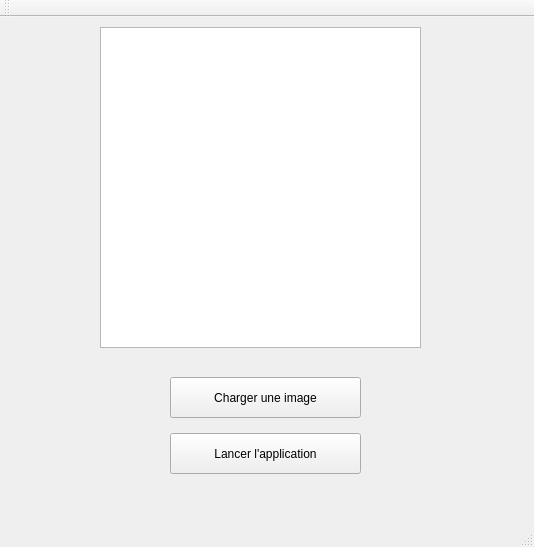
<?xml version="1.0" encoding="UTF-8"?>
<ui version="4.0">
 <class>MainWindow</class>
 <widget class="QMainWindow" name="MainWindow">
  <property name="geometry">
   <rect>
    <x>0</x>
    <y>0</y>
    <width>534</width>
    <height>547</height>
   </rect>
  </property>
  <property name="windowTitle">
   <string>MainWindow</string>
  </property>
  <widget class="QWidget" name="centralWidget">
   <widget class="QPushButton" name="pushButton">
    <property name="geometry">
     <rect>
      <x>170</x>
      <y>416</y>
      <width>191</width>
      <height>41</height>
     </rect>
    </property>
    <property name="text">
     <string>Lancer l'application</string>
    </property>
   </widget>
   <widget class="QPushButton" name="pushButton_2">
    <property name="geometry">
     <rect>
      <x>170</x>
      <y>360</y>
      <width>191</width>
      <height>41</height>
     </rect>
    </property>
    <property name="text">
     <string>Charger une image</string>
    </property>
   </widget>
   <widget class="QGraphicsView" name="graphicsView">
    <property name="geometry">
     <rect>
      <x>100</x>
      <y>10</y>
      <width>321</width>
      <height>321</height>
     </rect>
    </property>
   </widget>
  </widget>
  <widget class="QMenuBar" name="menuBar">
   <property name="geometry">
    <rect>
     <x>0</x>
     <y>0</y>
     <width>534</width>
     <height>25</height>
    </rect>
   </property>
  </widget>
  <widget class="QToolBar" name="mainToolBar">
   <attribute name="toolBarArea">
    <enum>TopToolBarArea</enum>
   </attribute>
   <attribute name="toolBarBreak">
    <bool>false</bool>
   </attribute>
  </widget>
  <widget class="QStatusBar" name="statusBar"/>
 </widget>
 <layoutdefault spacing="6" margin="11"/>
 <resources/>
 <connections/>
</ui>
